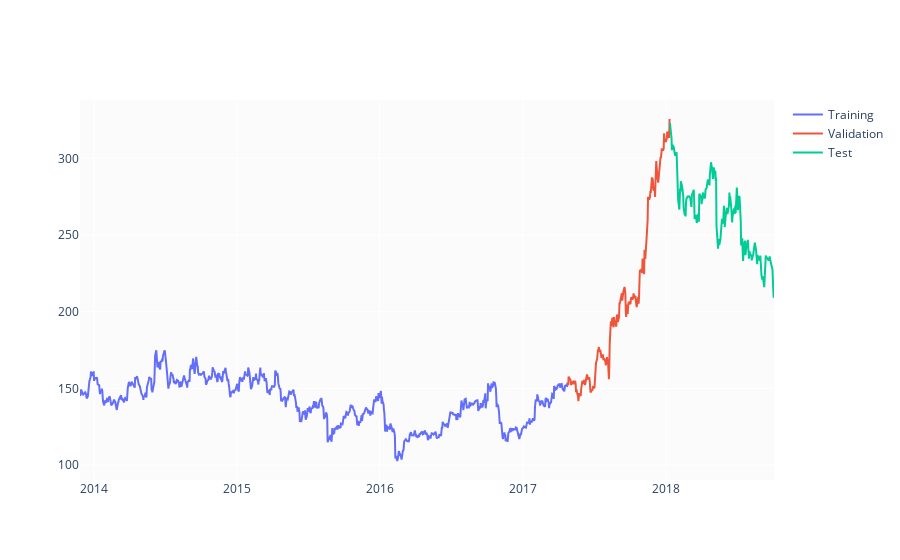

Notebook cell for this chart:
### Code cell
test_size  = 0.15
valid_size = 0.15

test_split_idx  = int(df.shape[0] * (1-test_size))
valid_split_idx = int(df.shape[0] * (1-(valid_size+test_size)))

train_df  = df.loc[:valid_split_idx].copy()
valid_df  = df.loc[valid_split_idx+1:test_split_idx].copy()
test_df   = df.loc[test_split_idx+1:].copy()

fig = go.Figure()
fig.add_trace(go.Scatter(x=train_df.Date, y=train_df.Close, name='Training'))
fig.add_trace(go.Scatter(x=valid_df.Date, y=valid_df.Close, name='Validation'))
fig.add_trace(go.Scatter(x=test_df.Date,  y=test_df.Close,  name='Test'))
fig.show()

### Figure 1 — Plotly figure (JSON) as saved in the notebook; plotly's stock layout.template omitted (floating-point values rounded to 4 significant figures; data arrays with more than 128 entries replaced by an {"elided": "..."} marker saying what was removed)
{"data": [{"name": "Training", "type": "scatter", "x": {"elided": "841 str values"}, "y": {"elided": "841 float values"}}, {"name": "Validation", "type": "scatter", "x": {"elided": "180 str values"}, "y": {"elided": "180 float values"}}, {"name": "Test", "type": "scatter", "x": {"elided": "180 str values"}, "y": {"elided": "180 float values"}}], "layout": {}}
